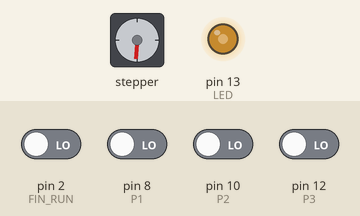
Simulated run of this sketch. Board: Arduino Nano, built with avr-gcc and run on an emulated ATmega328P. Shown: stepper motor, output pins drawn as LEDs (lit = HIGH). Wiring (inferred from the names in the program): stepper motor driver (200 steps per turn assumed): step A2; direction A1. The inputs (shaded band) are chosen by the test bench; at power-on: pin 2 (FIN_RUN), pin 8 (P1), pin 10 (P2), pin 12 (P3) LOW. Pins used as bus, display or sensor lines are not drawn.

Above: at 0.8 s.
0.9 s: pin 2 (FIN_RUN) driven HIGH
At 1.3 s:
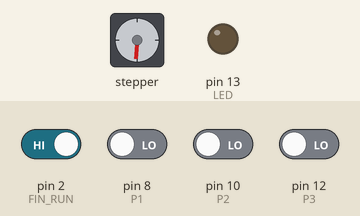
2.4 s: pin 10 (P2) driven HIGH
At 3.4 s:
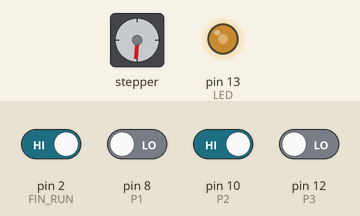
5.4 s: pin 8 (P1) driven HIGH
At 8.9 s:
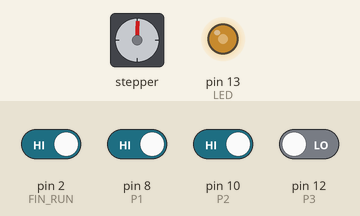
11.4 s: pin 2 (FIN_RUN) driven LOW
14.4 s: pin 2 (FIN_RUN) driven HIGH
17.4 s: pin 8 (P1) driven LOW
At 20.7 s:
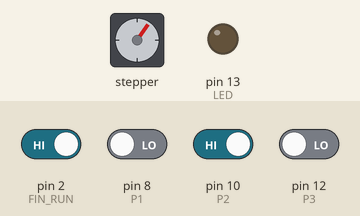
Timing chart, 0 to 21.4 s (numbered marks = the images above; inputs shaded):
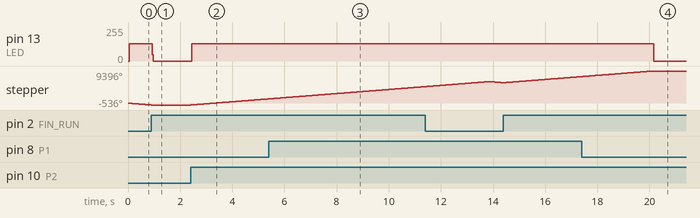

Measured:
- after the input at 0.9 s, pin 13 (LED): 129/255 → 0/255 at once
- after the input at 2.4 s, pin 13 (LED): 0/255 → 130/255 after 0.05 s; stepper: keeps turning clockwise at about 598°/s, starting at once
- after the input at 5.4 s, pin 13 (LED): stays 130/255 (without the input it goes to 0/255 after 2.8 s)
- after the input at 17.4 s, pin 13 (LED): 130/255 → 0/255 after 2.8 s; stepper: goes on until 20.1 s, then stays 9396°

The sketch:

CodigoAscensor.ino
```cpp
/*
----------------- Elevator Barbie doll House with Arduino nano - 3 floors ----------------------
| platform: Arduino Nano
| Created by : Armando Trout
| Created at: December 2017
|
---------------------------------------------------------------------------------------------
*/

//pins Nano

#define LED 13
#define MOTOR_STEP A2   // Pololu driver A4988 Stepper Motor Driver Carrier
#define MOTOR_DIR A1    // Pololu driver A4988 Stepper Motor Driver Carrier
#define P1 8            // pulls button first floor
#define P2 10           // pulls button second floor
#define P3 12           // pulls button third floor
#define FIN_RUN 2       // HOME position


// vars and const

const int delay_pasos = 1500; // delay moving  1000 us = 1ms
int pisoActual = 1; //initial floor


void setup(){

  // run led
  pinMode( LED, OUTPUT);

  // pins to driver motor Polulu
  pinMode( MOTOR_DIR, OUTPUT);
  pinMode( MOTOR_STEP, OUTPUT);


  // pulls buttons of  floors
  pinMode(P1, INPUT); // floor one
  pinMode(P2, INPUT); // floor two
  pinMode(P3, INPUT); // floor three

  // home
  pinMode(FIN_RUN, INPUT);


  // subrutine of inicialization
  inicializacion();

}


void loop(){


  // goto floor 1

  if( digitalRead(P1) == HIGH && pisoActual != 1 ){


    while( digitalRead(FIN_RUN) != HIGH ){

      moverMotor(1, LOW);

    }

    pisoActual = 1;

  }


   // goto floor 2

  if( digitalRead(P2) == HIGH && pisoActual != 2 ){


    if(pisoActual == 1){

      moverMotor(1900, HIGH);
    }

    if(pisoActual == 3){

      moverMotor(1980, LOW);
    }

    pisoActual = 2;

  }


  // goto floor 3

  if( digitalRead(P3) == HIGH && pisoActual != 3){


    if(pisoActual == 1){

      moverMotor(3880, HIGH);
    }

    if(pisoActual == 2){

      moverMotor(1980, HIGH);
    }

    pisoActual = 3;

  }


}// end loop


void inicializacion(){


  if ( digitalRead(FIN_RUN) == HIGH ){

    moverMotor(100, HIGH);

    delay(500);

    while( digitalRead(FIN_RUN) != HIGH ){

      moverMotor(10, LOW);
    }

    pisoActual = 1;


  }else{

          while( digitalRead(FIN_RUN) != HIGH ){

            moverMotor(1, LOW);
          }

          pisoActual = 1;

      }

}


void moverMotor(int pasos, int direccion){


  digitalWrite(MOTOR_DIR, direccion); // if direccion == HIGH -> elevetor goes up

  for(int x = 0; x < pasos; x++) {

    digitalWrite(MOTOR_STEP, HIGH);
    digitalWrite(LED, HIGH);
    delayMicroseconds(delay_pasos);
    digitalWrite(MOTOR_STEP, LOW);
    digitalWrite(LED, LOW);
    delayMicroseconds(delay_pasos);

  }

}
```
